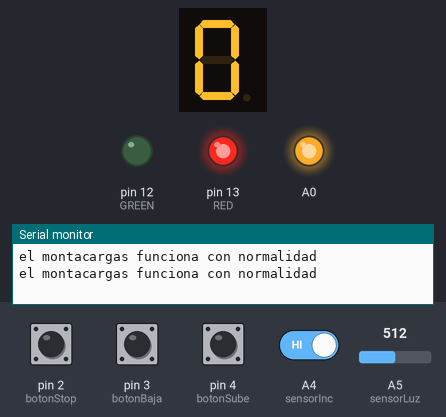
Bench run of a sketch on a simulated Arduino Uno, built with avr-gcc and run on an emulated ATmega328P. Parts: 1-digit seven-segment display, output pins drawn as LEDs (lit = HIGH), the last lines printed to the serial monitor. Wiring (inferred from the names in the program): 1-digit 7-segment display, segments lit when HIGH: segments pin 11, pin 10, pin 9, pin 8, pin 7, pin 6, pin 5. The inputs (shaded band) are chosen by the test bench; at power-on: A4 (sensorInc) HIGH, pin 2 (botonStop), pin 3 (botonBaja), pin 4 (botonSube) LOW, A5 (sensorLuz) = 512. The segment pins are drawn as the display they are named for; pins used as bus, display or sensor lines are not drawn.

Above: at 1.8 s.
1.9 s: pin 4 (botonSube) pulled HIGH for 0.6 s
At 3.1 s:
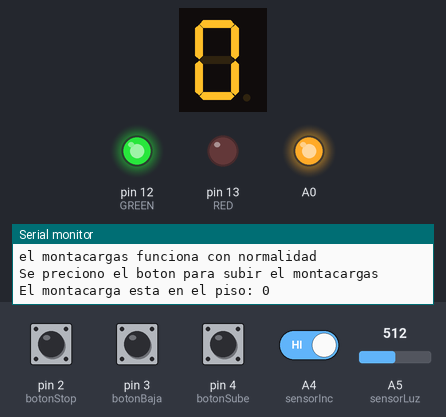
6.6 s: A5 (sensorLuz) set to 23
10.5 s: A5 (sensorLuz) set to 18
At 13.7 s:
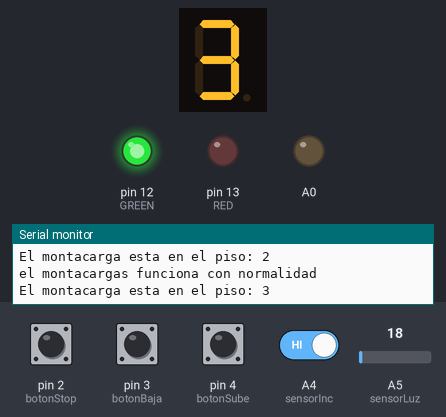
18.6 s: pin 2 (botonStop) pulled HIGH for 0.6 s
At 19.9 s:
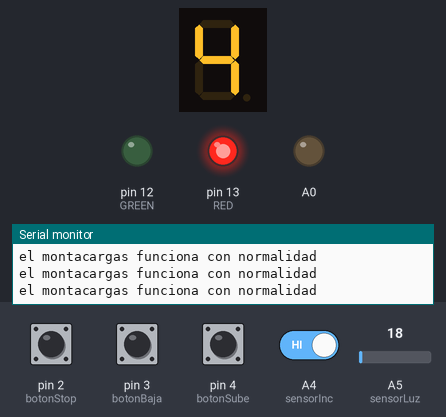
23.3 s: pin 4 (botonSube) pulled HIGH for 1 s
At 23.9 s:
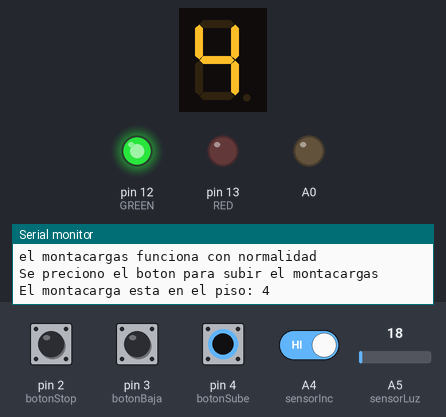
Timing chart, 0 to 26.3 s (numbered marks = the images above; inputs shaded):
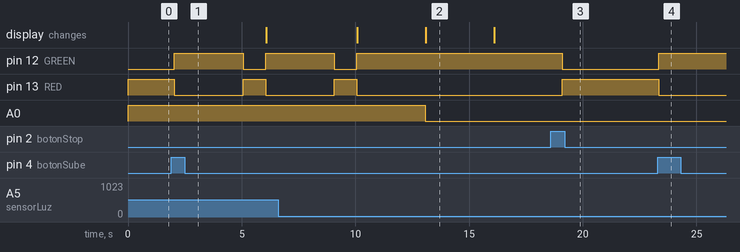

The sketch:

parcial_spd1__2_.ino
```cpp
//Oliveto Goñi Agustín Div 1D

#define A 11
#define B 10
#define C 9
#define D 8
#define E 7
#define F 6
#define G 5
#define RED 13
#define GREEN 12
#define botonSube 4
#define botonBaja 3
#define botonStop 2

int contadorPiso = 0;
bool montacargaEnFuncionamientoSubiendo = false;
bool montacargaEnFuncionamientoBajando = false;
int piso;

int sensorLuz = A5;
int valorSensor;

int sensorInc = A4;
int lectura;


void setup()
{
  pinMode(RED, OUTPUT);
  pinMode(GREEN, OUTPUT);

  Serial.begin(9600);

  pinMode(A, OUTPUT);
  pinMode(B, OUTPUT);
  pinMode(C, OUTPUT);
  pinMode(D, OUTPUT);
  pinMode(E, OUTPUT);
  pinMode(F, OUTPUT);
  pinMode(G, OUTPUT);
  pinMode(A0, OUTPUT);

  pinMode(sensorInc, INPUT);
}


void loop()
{
  lectura = digitalRead(sensorInc);
  if(lectura == LOW)
  {

    Serial.println("Se detuvo el montacargas por una leve inclinacion");
  }
  else
  {
    Serial.println("el montacargas funciona con normalidad");
  }


  if(contadorPiso == 0)
  {
  	prendeCero();
  }
  if(montacargaEnFuncionamientoSubiendo == true || digitalRead(botonSube) == HIGH)
  {
    subirMontacargas();
    encendido();
    pisoMontacarga();
  }
   else
  {
    apagado();
  }
  if(digitalRead(botonStop) == HIGH)
  {
    detenerMontacargasSubiendo();
  }


  if(montacargaEnFuncionamientoBajando == true || digitalRead(botonBaja) == HIGH)
  {
    bajarMontacargas();
    encendido();
    pisoMontacarga();
  }
  else
  {
    apagado();
  }
  if(digitalRead(botonStop) == HIGH)
  {
    detenerMontacargasBajando();
  }

  valorSensor = analogRead(sensorLuz);

  if(valorSensor > 20)
  {
    digitalWrite(A0, HIGH);
    delay(1000);
  }
  else
  {
    digitalWrite(A0, LOW);
  }

}


void pisoMontacarga()
{
   piso = contadorPiso;

   switch(piso)
    {
      case 0:
       if(digitalRead(botonSube) == HIGH)
       {
          prendeCero();
          printYDelay();
          if(digitalRead(botonStop) == LOW)
          {
            contadorPiso = contadorPiso + 1;
          }
       }
     	if(montacargaEnFuncionamientoBajando == true)
        {
           apagaVisualizador();
           prendeCero();
           printYDelay();
           detenerMontacargasBajando();
        }
      break;
      case 1:
     	if(montacargaEnFuncionamientoSubiendo == true || digitalRead(botonSube) == HIGH)
       {
          apagaVisualizador();
          prendeUno();
          printYDelay();
          if(digitalRead(botonStop) == LOW)
          {
            contadorPiso = contadorPiso + 1;
          }
       }
     	if(montacargaEnFuncionamientoBajando == true || digitalRead(botonBaja) == HIGH)
        {
           apagaVisualizador();
           prendeUno();
           printYDelay();
           if(digitalRead(botonStop) == LOW)
          {
            contadorPiso = contadorPiso - 1;
          }
        }
      break;
      case 2:
     	if(montacargaEnFuncionamientoSubiendo == true || digitalRead(botonSube) == HIGH)
       {
          apagaVisualizador();
          prendeDos();
          printYDelay();
          if(digitalRead(botonStop) == LOW)
          {
            contadorPiso = contadorPiso + 1;
          }

       }
     	if(montacargaEnFuncionamientoBajando == true || digitalRead(botonBaja) == HIGH)
        {
           apagaVisualizador();
           prendeDos();
           printYDelay();
           if(digitalRead(botonStop) == LOW)
          {
            contadorPiso = contadorPiso - 1;
          }
        }
      break;
      case 3:
     	if(montacargaEnFuncionamientoSubiendo == true || digitalRead(botonSube) == HIGH)
       {
          apagaVisualizador();
          prendeTres();
          printYDelay();
          if(digitalRead(botonStop) == LOW)
          {
            contadorPiso = contadorPiso + 1;
          }
       }
     	if(montacargaEnFuncionamientoBajando == true || digitalRead(botonBaja) == HIGH)
        {
           apagaVisualizador();
           prendeTres();
           printYDelay();
           if(digitalRead(botonStop) == LOW)
          {
            contadorPiso = contadorPiso - 1;
          }
        }
      break;
      case 4:
     	if(montacargaEnFuncionamientoSubiendo == true || digitalRead(botonSube) == HIGH)
       {
          apagaVisualizador();
          prendeCuatro();
          printYDelay();
          if(digitalRead(botonStop) == LOW)
          {
            contadorPiso = contadorPiso + 1;
          }
       }
     	if(montacargaEnFuncionamientoBajando == true || digitalRead(botonBaja) == HIGH)
        {
           apagaVisualizador();
           prendeCuatro();
           printYDelay();
           if(digitalRead(botonStop) == LOW)
          {
            contadorPiso = contadorPiso - 1;
          }
        }
      break;
     case 5:
     	if(montacargaEnFuncionamientoSubiendo == true || digitalRead(botonSube) == HIGH)
       {
          apagaVisualizador();
          prendeCinco();
          printYDelay();
          if(digitalRead(botonStop) == LOW)
          {
            contadorPiso = contadorPiso + 1;
          }
       }
     	if(montacargaEnFuncionamientoBajando == true || digitalRead(botonBaja) == HIGH)
        {
           apagaVisualizador();
           prendeCinco();
           printYDelay();
           if(digitalRead(botonStop) == LOW)
          {
            contadorPiso = contadorPiso - 1;
          }
        }
      break;
     case 6:
     	if(montacargaEnFuncionamientoSubiendo == true || digitalRead(botonSube) == HIGH)
       {
          apagaVisualizador();
          prendeSeis();
          printYDelay();
          if(digitalRead(botonStop) == LOW)
          {
            contadorPiso = contadorPiso + 1;
          }
       }
     	if(montacargaEnFuncionamientoBajando == true || digitalRead(botonBaja) == HIGH)
        {
           apagaVisualizador();
           prendeSeis();
           printYDelay();
           if(digitalRead(botonStop) == LOW)
          {
            contadorPiso = contadorPiso - 1;
          }
        }
      break;
     case 7:
     	if(montacargaEnFuncionamientoSubiendo == true || digitalRead(botonSube) == HIGH)
       {
          apagaVisualizador();
          prendeSiete();
          printYDelay();
          if(digitalRead(botonStop) == LOW)
          {
            contadorPiso = contadorPiso + 1;
          }
       }
     	if(montacargaEnFuncionamientoBajando == true || digitalRead(botonBaja) == HIGH)
        {
           apagaVisualizador();
           prendeSiete();
           printYDelay();
           if(digitalRead(botonStop) == LOW)
          {
            contadorPiso = contadorPiso - 1;
          }
        }
      break;
     case 8:
     	if(montacargaEnFuncionamientoSubiendo == true || digitalRead(botonSube) == HIGH)
       {
          apagaVisualizador();
          prendeOcho();
          printYDelay();
          if(digitalRead(botonStop) == LOW)
          {
            contadorPiso = contadorPiso + 1;
          }
       }
     	if(montacargaEnFuncionamientoBajando == true || digitalRead(botonBaja) == HIGH)
        {
           apagaVisualizador();
           prendeOcho();
           printYDelay();
           if(digitalRead(botonStop) == LOW)
          {
            contadorPiso = contadorPiso - 1;
          }
        }
      break;
      case 9:
     	if(montacargaEnFuncionamientoSubiendo == true)
       {
          apagaVisualizador();
          prendeNueve();
          printYDelay();
          detenerMontacargasSubiendo();
       }
     	if(digitalRead(botonBaja) == HIGH)
        {
           prendeNueve();
           printYDelay();
           if(digitalRead(botonStop) == LOW)
          {
            contadorPiso = contadorPiso - 1;
          }
        }
     break;
   }
}

// Funciones para subir o bajar

void subirMontacargas()
{
  if(montacargaEnFuncionamientoSubiendo != true)
  {
    montacargaEnFuncionamientoSubiendo = true;
    Serial.println("Se preciono el boton para subir el montacargas");
  }
}

void bajarMontacargas()
{
  if(montacargaEnFuncionamientoBajando != true)
  {
    montacargaEnFuncionamientoBajando = true;
    Serial.println("Se preciono el boton para bajar el montacargas");
  }
}

void detenerMontacargasSubiendo()
{
  if(montacargaEnFuncionamientoSubiendo != false)
  {
    montacargaEnFuncionamientoSubiendo = false;
    Serial.println("Se detuvo el montacargas");
  }
}

void detenerMontacargasBajando()
{
  if(montacargaEnFuncionamientoBajando != false)
  {
    montacargaEnFuncionamientoBajando = false;
    Serial.println("Se detuvo el montacargas");
  }
}

// Funciones leds

void encendido()
{
  digitalWrite(RED, LOW);
  digitalWrite(GREEN, HIGH);
}
void apagado()
{
  digitalWrite(GREEN, LOW);
  digitalWrite(RED, HIGH);
}


// Funciones visualizador 7 segmentos

void apagaVisualizador()
{
  digitalWrite(A, LOW);
  digitalWrite(B, LOW);
  digitalWrite(C, LOW);
  digitalWrite(D, LOW);
  digitalWrite(E, LOW);
  digitalWrite(F, LOW);
  digitalWrite(G, LOW);
}
void prendeCero()
{
  digitalWrite(A, HIGH);
  digitalWrite(B, HIGH);
  digitalWrite(C, HIGH);
  digitalWrite(D, HIGH);
  digitalWrite(E, HIGH);
  digitalWrite(F, HIGH);
}
void prendeUno()
{
  digitalWrite(B, HIGH);
  digitalWrite(C, HIGH);
}
void prendeDos()
{
  digitalWrite(A, HIGH);
  digitalWrite(B, HIGH);
  digitalWrite(D, HIGH);
  digitalWrite(E, HIGH);
  digitalWrite(G, HIGH);
}
void prendeTres()
{
  digitalWrite(A, HIGH);
  digitalWrite(B, HIGH);
  digitalWrite(C, HIGH);
  digitalWrite(D, HIGH);
  digitalWrite(G, HIGH);
}
void prendeCuatro()
{
  digitalWrite(B, HIGH);
  digitalWrite(C, HIGH);
  digitalWrite(F, HIGH);
  digitalWrite(G, HIGH);
}
void prendeCinco()
{
  digitalWrite(A, HIGH);
  digitalWrite(C, HIGH);
  digitalWrite(D, HIGH);
  digitalWrite(F, HIGH);
  digitalWrite(G, HIGH);
}
void prendeSeis()
{
  digitalWrite(A, HIGH);
  digitalWrite(C, HIGH);
  digitalWrite(D, HIGH);
  digitalWrite(E, HIGH);
  digitalWrite(F, HIGH);
  digitalWrite(G, HIGH);
}
void prendeSiete()
{
  digitalWrite(A, HIGH);
  digitalWrite(B, HIGH);
  digitalWrite(C, HIGH);
}
void prendeOcho()
{
  digitalWrite(A, HIGH);
  digitalWrite(B, HIGH);
  digitalWrite(C, HIGH);
  digitalWrite(D, HIGH);
  digitalWrite(E, HIGH);
  digitalWrite(F, HIGH);
  digitalWrite(G, HIGH);
}
void prendeNueve()
{
  digitalWrite(A, HIGH);
  digitalWrite(B, HIGH);
  digitalWrite(C, HIGH);
  digitalWrite(F, HIGH);
  digitalWrite(G, HIGH);
}

// Consola

void printYDelay()
{
  Serial.print("El montacarga esta en el piso: ");
  Serial.println(contadorPiso);
  delay(3000);
}
```

Measured:
- the behaviour switches between 21 and 20 on A5 (sensorLuz) (found by bisection; images 1 and 2)
- after the input at 1.9 s, pin 12 (GREEN): LOW → HIGH after 0.13 s, → LOW 3.0 s later, → HIGH 1.0 s later; pin 13 (RED): HIGH → LOW after 0.13 s, → HIGH 3.0 s later, → LOW 1.0 s later
- after the input at 10.5 s, pin 12 (GREEN): stops changing and stays HIGH; pin 13 (RED): stops changing and stays LOW; A0: HIGH → LOW after 2.6 s
- after the input at 18.6 s, pin 12 (GREEN): HIGH → LOW after 0.50 s; pin 13 (RED): LOW → HIGH after 0.50 s
- after the input at 23.3 s, pin 12 (GREEN): LOW → HIGH after 0.05 s; pin 13 (RED): HIGH → LOW after 0.05 s
- what the display in image 2 shows lasts 3.0 s, from 13.1 s to 16.1 s
